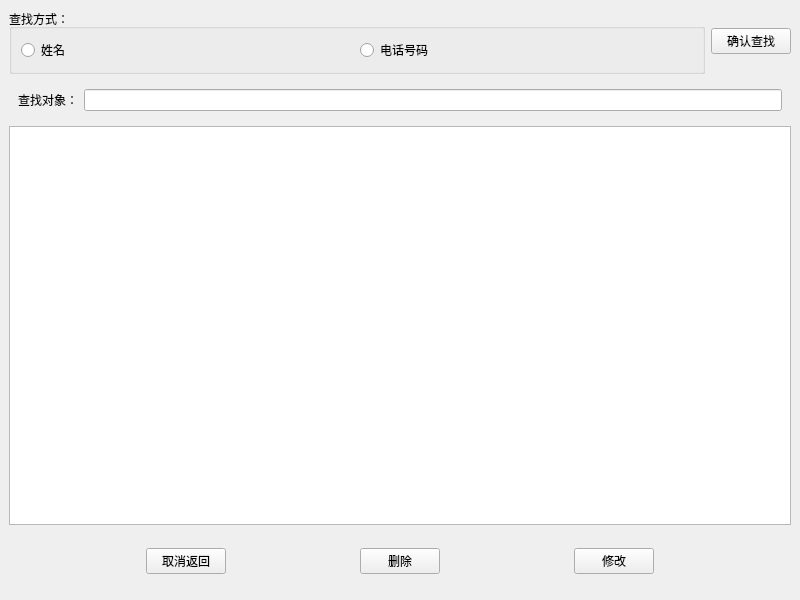
<?xml version="1.0" encoding="UTF-8"?>
<ui version="4.0">
 <class>four_fix</class>
 <widget class="QMainWindow" name="four_fix">
  <property name="geometry">
   <rect>
    <x>0</x>
    <y>0</y>
    <width>800</width>
    <height>600</height>
   </rect>
  </property>
  <property name="windowTitle">
   <string>MainWindow</string>
  </property>
  <widget class="QWidget" name="centralwidget">
   <layout class="QGridLayout" name="gridLayout_4">
    <item row="0" column="0">
     <widget class="QGroupBox" name="groupBox">
      <property name="title">
       <string>查找方式：</string>
      </property>
      <layout class="QGridLayout" name="gridLayout">
       <item row="0" column="0">
        <widget class="QRadioButton" name="name">
         <property name="text">
          <string>姓名</string>
         </property>
        </widget>
       </item>
       <item row="0" column="1">
        <widget class="QRadioButton" name="phone">
         <property name="text">
          <string>电话号码</string>
         </property>
        </widget>
       </item>
      </layout>
     </widget>
    </item>
    <item row="0" column="1">
     <widget class="QPushButton" name="ok">
      <property name="sizePolicy">
       <sizepolicy hsizetype="Fixed" vsizetype="Fixed">
        <horstretch>0</horstretch>
        <verstretch>0</verstretch>
       </sizepolicy>
      </property>
      <property name="text">
       <string>确认查找</string>
      </property>
     </widget>
    </item>
    <item row="1" column="0" colspan="2">
     <widget class="QWidget" name="widget" native="true">
      <layout class="QGridLayout" name="gridLayout_3">
       <item row="0" column="1">
        <widget class="QLineEdit" name="find"/>
       </item>
       <item row="0" column="0">
        <widget class="QLabel" name="label">
         <property name="text">
          <string>查找对象：</string>
         </property>
        </widget>
       </item>
      </layout>
     </widget>
    </item>
    <item row="2" column="0" colspan="2">
     <widget class="QTextBrowser" name="showarea"/>
    </item>
    <item row="3" column="0" colspan="2">
     <widget class="QWidget" name="widget_2" native="true">
      <property name="sizePolicy">
       <sizepolicy hsizetype="Preferred" vsizetype="Fixed">
        <horstretch>0</horstretch>
        <verstretch>0</verstretch>
       </sizepolicy>
      </property>
      <property name="minimumSize">
       <size>
        <width>0</width>
        <height>60</height>
       </size>
      </property>
      <layout class="QGridLayout" name="gridLayout_2">
       <item row="0" column="0">
        <widget class="QPushButton" name="back">
         <property name="sizePolicy">
          <sizepolicy hsizetype="Fixed" vsizetype="Fixed">
           <horstretch>0</horstretch>
           <verstretch>0</verstretch>
          </sizepolicy>
         </property>
         <property name="text">
          <string>取消返回</string>
         </property>
        </widget>
       </item>
       <item row="0" column="1">
        <widget class="QPushButton" name="del">
         <property name="sizePolicy">
          <sizepolicy hsizetype="Fixed" vsizetype="Fixed">
           <horstretch>0</horstretch>
           <verstretch>0</verstretch>
          </sizepolicy>
         </property>
         <property name="text">
          <string>删除</string>
         </property>
        </widget>
       </item>
       <item row="0" column="2">
        <widget class="QPushButton" name="fix">
         <property name="sizePolicy">
          <sizepolicy hsizetype="Fixed" vsizetype="Fixed">
           <horstretch>0</horstretch>
           <verstretch>0</verstretch>
          </sizepolicy>
         </property>
         <property name="text">
          <string>修改</string>
         </property>
        </widget>
       </item>
      </layout>
     </widget>
    </item>
   </layout>
  </widget>
 </widget>
 <resources/>
 <connections/>
</ui>
